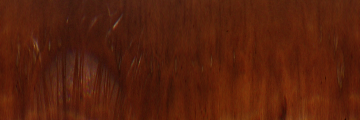
#> input picture Lab4/UPOL/normalized/0021.bmp, 360 x 120 px; its folder holds only this picture in this run
$ jupyter execute --allow-errors Lab4.ipynb   (shell and % lines are left out)   (older library calls are emulated)
#> lines starting #> are read from the running program, lines starting #| are printed output that depends on the picture
[cell 1]
import numpy as np
np.version.version
from scipy.spatial.distance import correlation, cityblock, chebyshev, canberra, euclidean, chebyshev, canberra

[cell 2]
import cv2
from matplotlib import pyplot as plt
import glob
import numpy as np
from math import floor
from skimage.feature import greycomatrix, greycoprops
from skimage import data

from sklearn.naive_bayes import GaussianNB

[cell 3]
def imread(path):
#> called with path = 'UPOL/normalized/0021.bmp'
    return cv2.imread(path)[:,:,::-1]
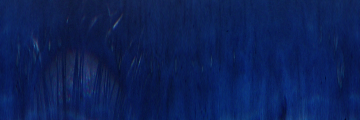
#> returned value: shape (120, 360, 3); mean of channels 0, 1, 2 86.7, 32, 12; drawn as B, G, R

[cell 4]
images = []
labels = []
features = []
i = 6
for img_path in glob.glob('UPOL/normalized/*.bmp'):
    labels.append(int(i/6))
    img = imread(img_path)
    images.append(img)
    i = i + 1

    gray_img = cv2.cvtColor(img, cv2.COLOR_BGR2GRAY)
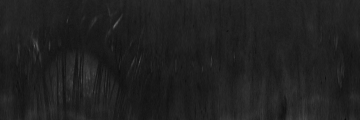
#> gray_img: shape (120, 360); min 9, max 100, mean 32.3
    glcm = greycomatrix(gray_img, [1], [1], 256, symmetric=True, normed=True)
    feature = [np.max(glcm), \
               greycoprops(glcm, 'correlation')[0, 0], \
               greycoprops(glcm, 'dissimilarity')[0, 0], \
               greycoprops(glcm, 'contrast')[0, 0], \
               greycoprops(glcm, 'homogeneity')[0, 0], \
               greycoprops(glcm, 'energy')[0, 0] \
                  ]
#> feature = [0.0123, 0.749, 2.76, 18.2, 0.336, 0.0723]

    features.append(np.array(feature))

[cell 5]
def distance(a,b):
    return np.linalg.norm(a-b)

[cell 6]
def manhattan_distance (x, y):
    sum = 0
    n = len(x)
    for i in range(n):
        for j in range(i+1,n):
            sum += (abs(x[i] - x[j]) +
                        abs(y[i] - y[j]))

    return sum

#> (a cell that did not finish here is left out)

#> (a cell that did not finish here is left out)

[cell 9]
cityblock([0,0], [2,0])

[cell 10]
def find_neighbour(idx_image, images, labels, fct_to_use):
    index = 0
    min_dist = 10000000
    for i in range(len(images)):
        dist = fct_to_use(images[idx_image], images[i])
#         print(dist)
        if min_dist > dist and idx_image != i:
        #if min_dist > dist:
            min_dist = dist
            index = i
            #print(index, min_dist)
    return labels[index], index, labels[idx_image]

[cell 11]
def calculate_acc(features, labels, fct_to_use):
    sum = 0
    for i in range(len(features)):
        result = find_neighbour(i, features, labels, fct_to_use)
        if result[0] == result[2]:
            sum = sum +1
#> this loop made 1 pass
#> (result, sum) on pass 1: ((1, 0, 1), 1)
#> after the loop, sum = 1
            #print(i)
    return sum/len(features)

[cell 12]
# find_neighbour(11, features, labels)
print(calculate_acc(features, labels, canberra))
#| 1.0
print(calculate_acc(features, labels, euclidean))
#> the loop in calculate_acc (call 2), `for i in range(len(features)):` made 1 pass
#| 1.0
print(calculate_acc(features, labels, chebyshev))
#| 1.0
print(calculate_acc(features, labels, cityblock))
#| 1.0

$ run again, on Lab4/UPOL/normalized/0043.bmp
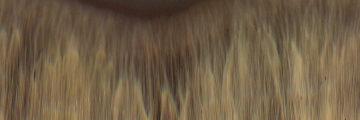
#> input picture Lab4/UPOL/normalized/0043.bmp, 360 x 120 px
#> in imread, `return cv2.imread(path)[:,:,::-1]`:
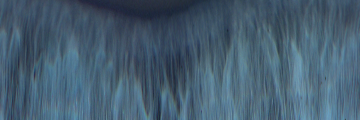
#> returned value: shape (120, 360, 3); mean of channels 0, 1, 2 112.5, 93.9, 69.9; drawn as B, G, R
#> `gray_img = cv2.cvtColor(img, cv2.COLOR_BGR2GRAY)`:
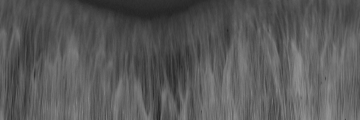
#> gray_img: shape (120, 360); min 34, max 148, mean 88.9
#> feature = [0.00147, 0.909, 6.38, 73.13, 0.164, 0.0234]
#> the loop in calculate_acc, `for i in range(len(features)):` made 1 pass
#> (result, sum) on pass 1: ((1, 0, 1), 1)
#> after the loop in calculate_acc, `for i in range(len(features)):`: sum = 1
#| 1.0
#> the loop in calculate_acc (call 2), `for i in range(len(features)):` made 1 pass
#| 1.0
#| 1.0
#| 1.0

$ run again, on Lab4/UPOL/normalized/0051.bmp
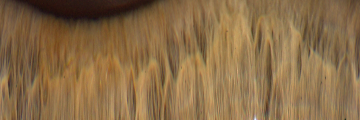
#> input picture Lab4/UPOL/normalized/0051.bmp, 360 x 120 px
#> in imread, `return cv2.imread(path)[:,:,::-1]`:
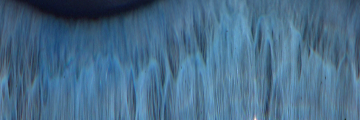
#> returned value: shape (120, 360, 3); mean of channels 0, 1, 2 137.6, 108.2, 71.3; drawn as B, G, R
#> `gray_img = cv2.cvtColor(img, cv2.COLOR_BGR2GRAY)`:
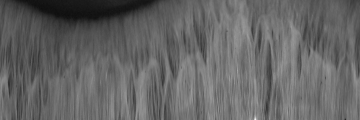
#> gray_img: shape (120, 360); min 13, max 244, mean 100.5
#> feature = [0.00117, 0.919, 7.51, 106, 0.149, 0.0208]
#> the loop in calculate_acc, `for i in range(len(features)):` made 1 pass
#> (result, sum) on pass 1: ((1, 0, 1), 1)
#> after the loop in calculate_acc, `for i in range(len(features)):`: sum = 1
#| 1.0
#> the loop in calculate_acc (call 2), `for i in range(len(features)):` made 1 pass
#| 1.0
#| 1.0
#| 1.0

$ run again, on Lab4/UPOL/normalized/0023.bmp
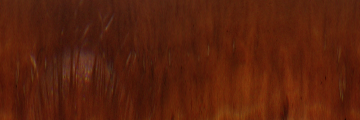
#> input picture Lab4/UPOL/normalized/0023.bmp, 360 x 120 px
#> in imread, `return cv2.imread(path)[:,:,::-1]`:
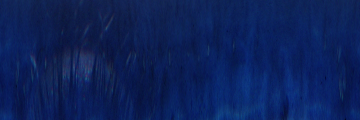
#> returned value: shape (120, 360, 3); mean of channels 0, 1, 2 88.7, 32.7, 12; drawn as B, G, R
#> `gray_img = cv2.cvtColor(img, cv2.COLOR_BGR2GRAY)`:
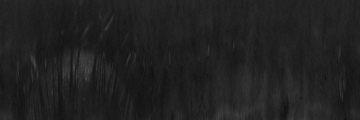
#> gray_img: shape (120, 360); min 7, max 77, mean 32.9
#> feature = [0.013, 0.795, 2.61, 14.87, 0.344, 0.0756]
#> the loop in calculate_acc, `for i in range(len(features)):` made 1 pass
#> (result, sum) on pass 1: ((1, 0, 1), 1)
#> after the loop in calculate_acc, `for i in range(len(features)):`: sum = 1
#| 1.0
#> the loop in calculate_acc (call 2), `for i in range(len(features)):` made 1 pass
#| 1.0
#| 1.0
#| 1.0
